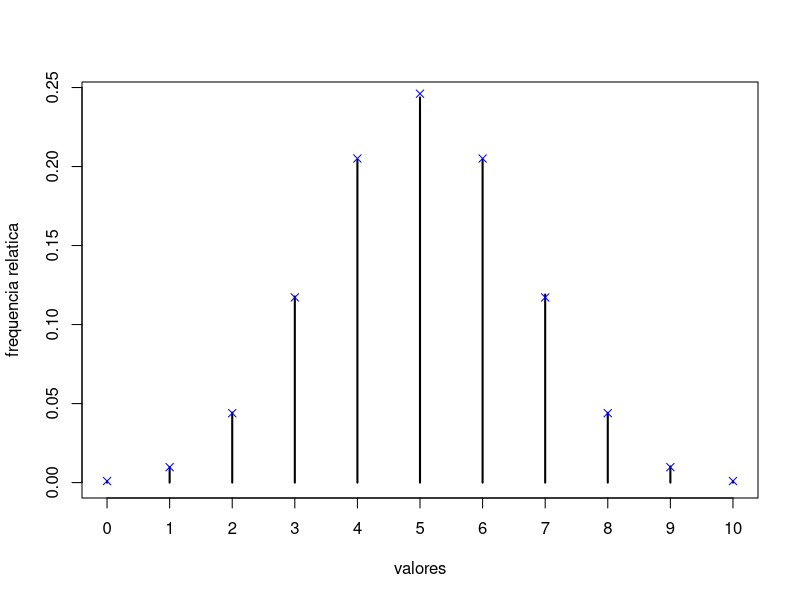
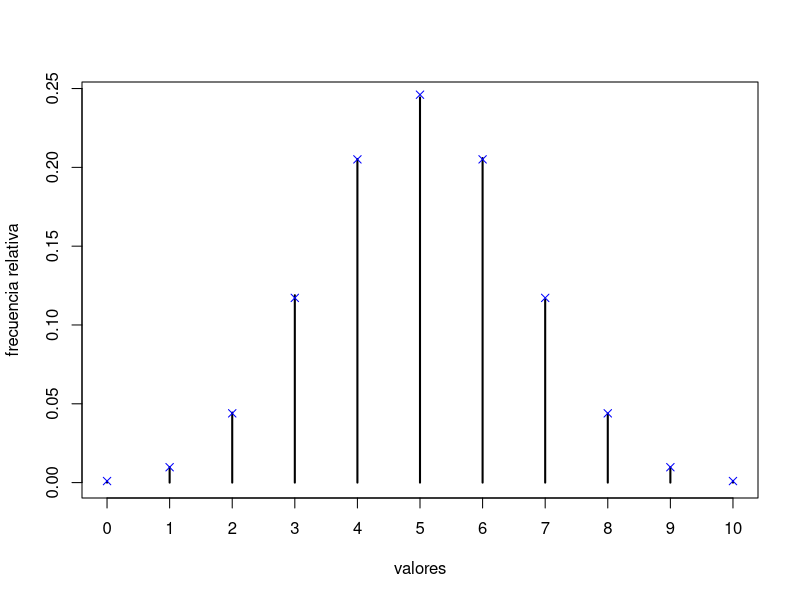
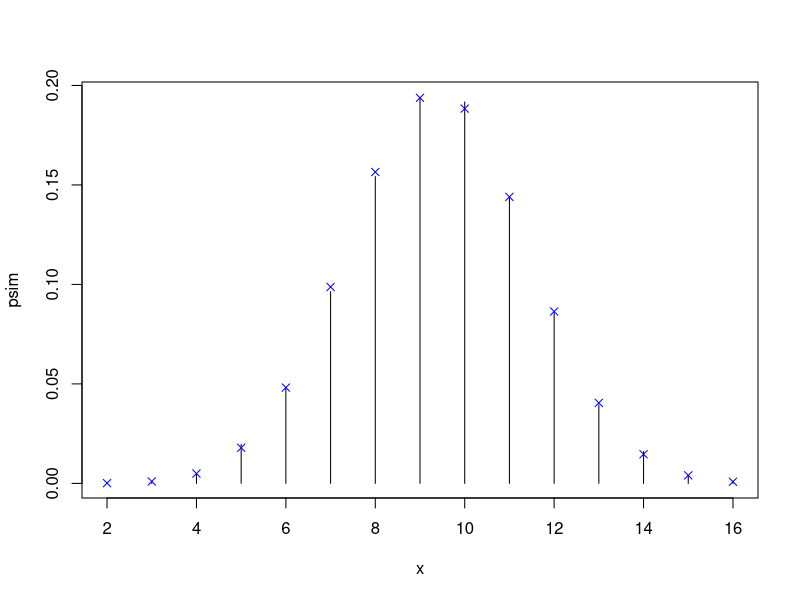
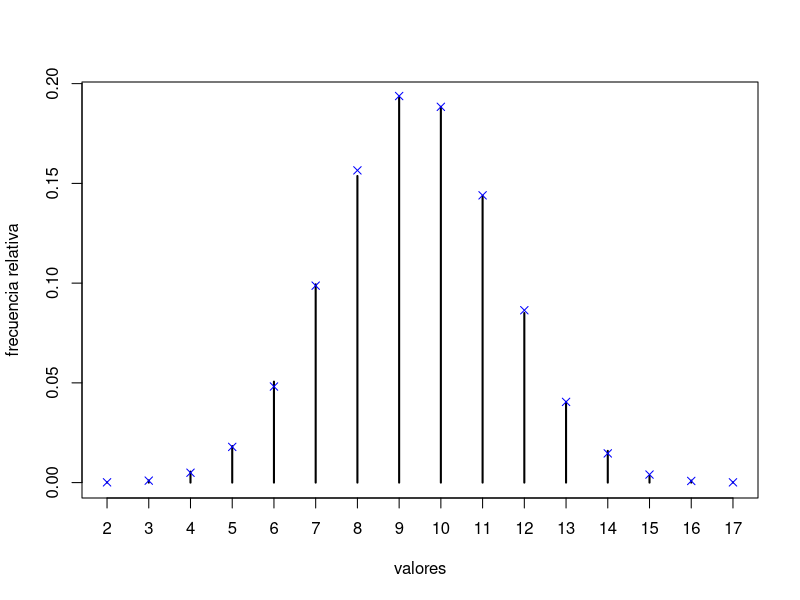
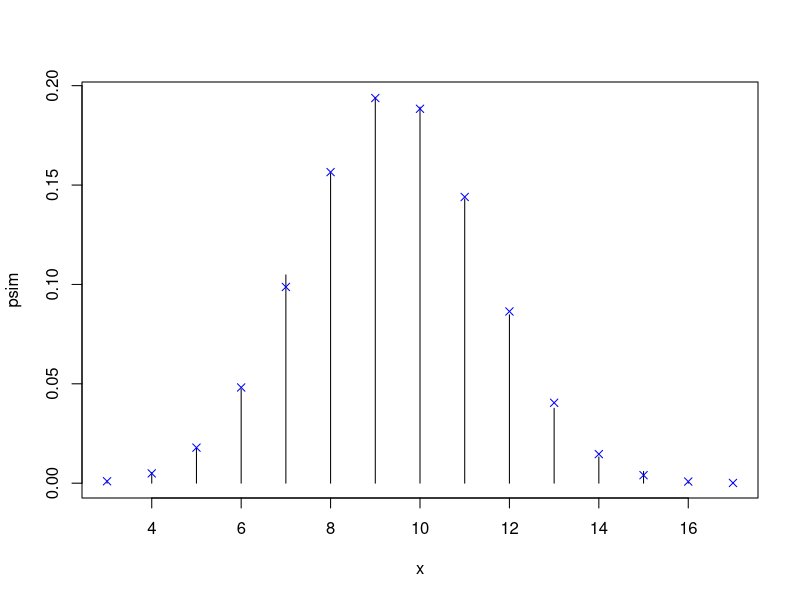
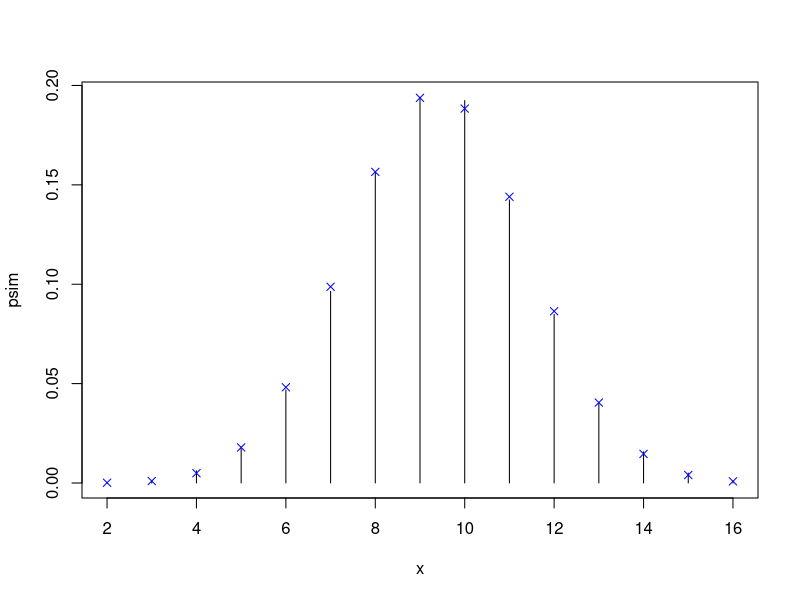

The R script that drew these images, in order:
## ---- chunk 1
# Implementamos el algoritmo de transformación cuantil con busqueda sequencial.


rfmp <- function(x,prob=1/length(x),nsim=1000){
  Fx <- cumsum(prob)
  # simular
  X <- numeric(nsim)  #creamos un vector de indices
  U <- runif(nsim)   #creamos un vector de probilidad uniforme
  ncomp <<- 0 
  for(j in 1:nsim){
    i <- 1
    while(Fx[i]<U[j]) i <- i+1
    X[j] <- x[i]
    ncomp<<-ncomp+ i
  }
  return(X)
}
## ---- chunk 2
set.seed(54321)
n <- 10
p <- 0.5
nsim <- 10^5
x <- 0:n   # crea un arreglo de n+1 componentes 0,1,2,..
fmp <- dbinom(x,n,p) # crea un arreglo de la funcion de mas de probabilidad
ncomp <- 0  # regresa el valor de ncomp a 0
system.time(rx <- rfmp(x,fmp,nsim)) # calcula el tiempo en sgundos que toma ejecutar una expresion(en este caso rfmp)

## ---- chunk 3
mean(rx)
## ---- chunk 4
abs(mean(rx)-n*p)
## ---- chunk 5
ncomp/nsim
## ---- chunk 6
res <- table(rx)/nsim    # crea una tabla con lo elementos de rx y los divide para nsim
plot(res, ylab="frequencia relatica", xlab="valores") #grafica los valores simulados
points(x,fmp,pch=4,col='blue') #grafica los valores teoricos
## ---- chunk 7
res <- as.data.frame(res) # mutamos res a un data frame
names(res) <- c('x','psim')  #asignamos nombres a las columnas del data frame
res$pteor <- fmp   # creamos una nueva columna a la cual le asiganamos los valores de fmp
res
## ---- chunk 8
max(abs(res$psim-res$pteor))
## ---- chunk 9
max(abs(res$psim-res$pteor) /res$pteor)
## ---- chunk 10
# NOTA: Puede ocurrir que no todos los valores sean generados en la simulación
# Si length(x) > length(psim) el código anterior (res$pteor <- fmp) producirá un error
# Alternativamente:
psim <- rep(0, length(x))
names(psim) <- as.character(x)
psim[as.character(res$x)] <- res$psim
psim
res <- data.frame(x=x, pteor=fmp, psim =psim)
res

## ---- chunk 11
tini <- proc.time()  # permite obtener tiempo de computacion real y de CPU

ncomp <- 0  # regresamos a 0 el valor de ncomp
ind <- order(fmp,decreasing = T)   #creamos un vector de indices de fmp ordenada de manera decrciente
rx <- rfmp(x[ind],fmp[ind],nsim) # llamamos a la funcion rfmp

tiempo <- proc.time()-tini
tiempo 
## ---- chunk 12
ncomp/nsim
## ---- chunk 13
sum((1:length(x))*fmp[ind])
## ---- chunk 14
system.time(rx <- sample(x,nsim,replace = T,prob = fmp))
## ---- chunk 15
# -------------------------------
# Si n >> 30
# Aproximación normal con corrección continuidad
mean <- n*p
sd <- sqrt(n*p*(1-p))

res$pnorm <- pnorm(x+0.5,mean,sd)-pnorm(x-0.5,mean,sd)
res
max(abs(res$pnorm - res$pteor))
max(abs(res$pnorm - res$pteor) / res$pteor)

system.time(
rx <- pmax(0, pmin(n, round( rnorm(nsim, mean, sd) )))
)

table(rx)/nsim
## ---- chunk 16
# Realmente las prob de los extremos serían mayores...
res$pnorm[1] <- pnorm(0.5, mean, sd)
res$pnorm[n+1] <- 1 - pnorm(n-0.5, mean, sd)
## ---- chunk 17
rfmp.tabla <- function(x,prob=1/length(x),m,nsim=1000){
  Fx <- cumsum(prob)
  g <- rep(1,m)  #generamos una lista de m veces 1
  i <- 1
  for(j in 2:m){
    while (Fx[i]<(j-1)/m)  i <- i+1
    g[j] <- i
  }
  X <- numeric(nsim)  #creamos un vector de indices
  U <- runif(nsim)   #creamos un vector cuyas entradas son valores de un distribucion uniforme
  for(j in 1:nsim){
    i <- g[floor(U[j]*m)+1]
    while (Fx[i]<U[j]) i <- i+1
    X[j] <- x[i]
  }
  return(X)
}
## ---- chunk 18
system.time(rx <- rfmp.tabla(x,fmp,n-1,nsim))
## ---- chunk 19
res <- table(rx)/nsim
plot(res, ylab = "frecuencia relativa", xlab = "valores")
points(x,fmp,pch=4,col='blue')
## ---- chunk 20
set.seed(54321)
m <- 47
n <- 100-m
k <- 20
nsim <- 10^4

x <- 0:n
fmp <- dhyper(x,m,n,k)

ncomp <- 0  #ponemos en 0 ncomp

tiempo_cuantil<-system.time(hx <- rfmp(x,fmp,nsim))
tiempo_cuantil
## ---- chunk 21
media_cuantil<-mean(hx)
media_cuantil
## ---- chunk 22
media_t<-k*m/(m+n)
media_t
## ---- chunk 23
Ncomp_cuantil<-ncomp/nsim
Ncomp_cuantil
## ---- chunk 24
sum((1:length(x))*fmp)
## ---- chunk 25
res <- as.data.frame(table(hx)/nsim)
names(res) <- c("x", "psim")
plot(as.matrix(res), type="h")
points(x,fmp,pch=4,col='blue') #grafica los valores teoricos
## ---- chunk 26
ncomp <- 0  # regresamos a 0 el valor de ncomp
tini <- proc.time()  # permite obtener tiempo de computacion real y de CPU


ind <- order(fmp,decreasing = T)   #creamos un vector de indices de fmp ordenada de manera decrciente
hx <- rfmp(x[ind],fmp[ind],nsim) # llamamos a la funcion rfmp

tiempo_aprox <- proc.time()-tini
tiempo_aprox 
## ---- chunk 27
Ncomp_aprox<-ncomp/nsim
Ncomp_aprox
## ---- chunk 28
sum((1:length(x))*fmp[ind])

## ---- chunk 29
media_aprox<-mean(hx)
media_aprox
## ---- chunk 30
ncomp<-0
tiempo_s<-system.time(hx <- sample(x,nsim,replace = T,prob = fmp))
tiempo_s
## ---- chunk 31
Ncomp_s<-ncomp/nsim
media_s<-mean(hx)
media_s
## ---- chunk 32
media <- data.frame(media_t,media_s,media_aprox)
names(media)<- c("Teorica","Sample","Secuencial")
media
## ---- chunk 33
res <- table(hx)/nsim
plot(res, ylab = "frecuencia relativa", xlab = "valores")
points(x,fmp,pch=4,col='blue')
## ---- chunk 34
rfmp.tabla <- function(x, prob = 1/length(x), m, nsim = 1000) {
  Fx <- cumsum(prob)
  g <- rep(1,m)
  i <- 1
  for(j in 2:m) {
    while (Fx[i] < (j-1)/m) i <- i + 1
    g[j] <- i
  }
  X <- numeric(nsim)
  U <- runif(nsim)
  ncomp <<- 0 
  for(j in 1:nsim) {
    i <- g[floor(U[j]*m) + 1]
    ncomp <<- ncomp - i + 1 
    while (Fx[i] < U[j]) i <- i + 1
    ncomp <<- ncomp + i
    X[j] <- x[i]
  }
  return(X)
}
## ---- chunk 35
ncomp <- 0
tiempotabla <- system.time(
rx <- rfmp.tabla(x, fmp, k-1, nsim)
)
mediatabla <- mean(rx)
NcompTabla <- ncomp/nsim
## ---- chunk 36
NcompTabla
tiempotabla
mediatabla
## ---- chunk 37
res <- as.data.frame(table(rx)/nsim)
names(res) <- c("x", "psim")

plot(as.matrix(res), type="h")
points(x, fmp, pch=4,col='blue')
## ---- chunk 38
rfmp.alias <- function(x,prob=1/length(x),nsim=1000){
  # Inicializamos las tablas
  a <- numeric(length(x)) 
  q <- prob*length(x)
  low <- q < 1
  high <- which(!low)
  low <- which(low) 
  while (length(high) && length(low)){
    l <- low[1]
    h <- high[1]
    a[l] <- h
    q[h] <- q[h]-(1-q[l])
    if (q[h]<1){
      high <- high[-1]
      low[1] <- h
    } else low <- low[-1]
  }
  # Generación de valores
  V <- runif(nsim)
  i <- floor(runif(nsim)*length(x))+1
  return(x[ifelse(V<q[i],i,a[i])])
}
## ---- chunk 39
ncomp <- 0
tiempoalias <- system.time( rx <- rfmp.alias(x,fmp,nsim) )
mediaalias <- mean(rx)
NcompAlias <- ncomp/nsim
## ---- chunk 40
tiempoalias
mediaalias
NcompAlias
## ---- chunk 41
# Análisis resultados
res <- as.data.frame(table(rx)/nsim)
names(res) <- c("x", "psim")

# Comparación teórica
plot(as.matrix(res), type="h")
points(x, fmp, pch=4,col='blue')

## ---- chunk 42
p <- as.data.frame(cbind(as.numeric(tiempoalias[3]),as.numeric(tiempotabla[3]),as.numeric(tiempo_aprox[3]),as.numeric(tiempo_cuantil[3]),as.numeric(tiempo_s[3])))
z <- matrix( c(p,mediaalias,mediatabla,media_aprox,media_cuantil,media_s,NcompAlias,NcompTabla, Ncomp_aprox,Ncomp_cuantil, Ncomp_s), ncol = 3,nrow =5)
colnames(z) <- c('Tiempo','Media','No Comparaciones')
rownames(z) <- c('Alias','Tabla Guía','TG Secuencial','Cuantil','Sample')
z
media_t

